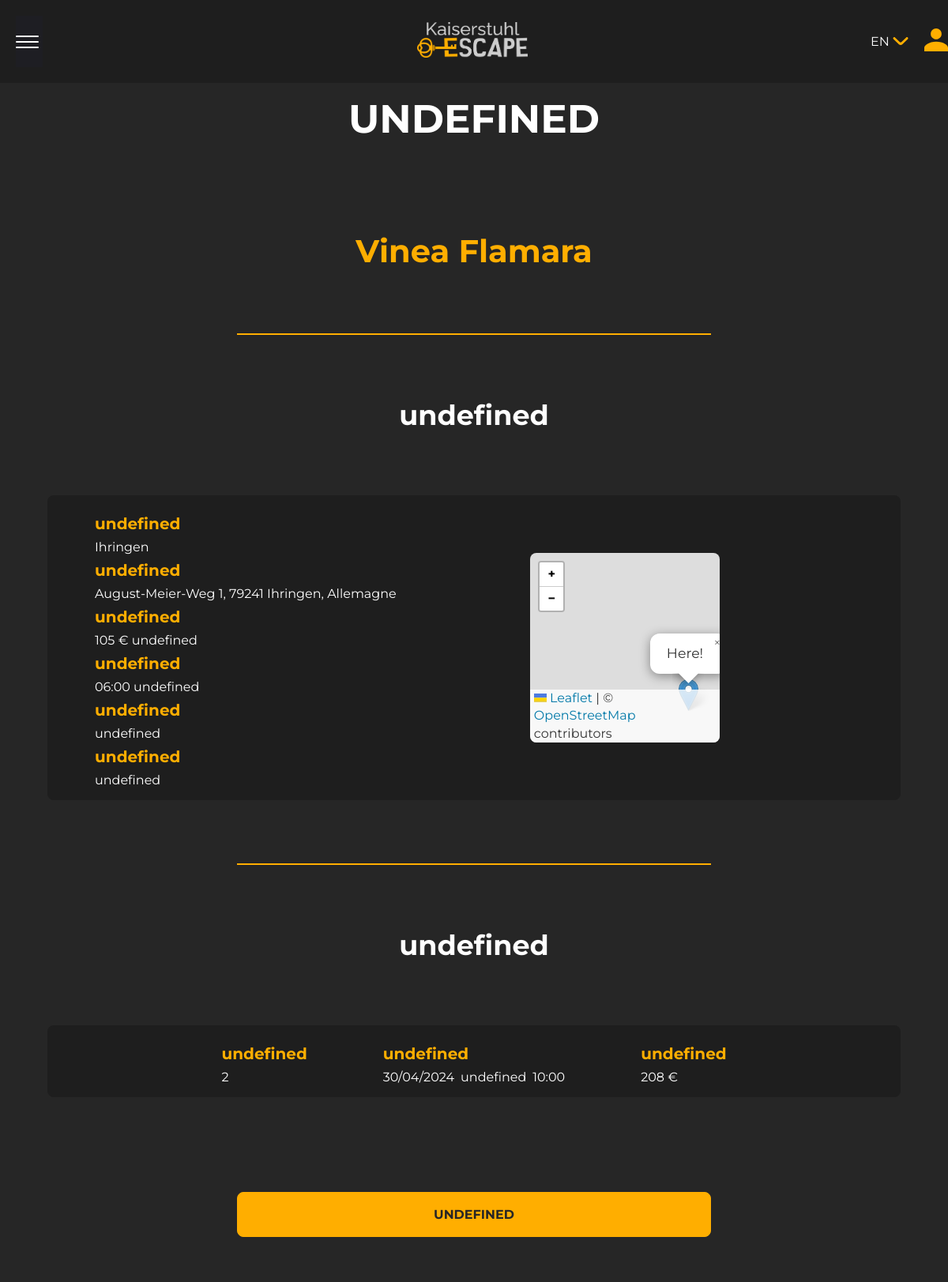
The app's page /index.php?action=reservationMembre&id_reservation=1 (signed in, upper part), older data.
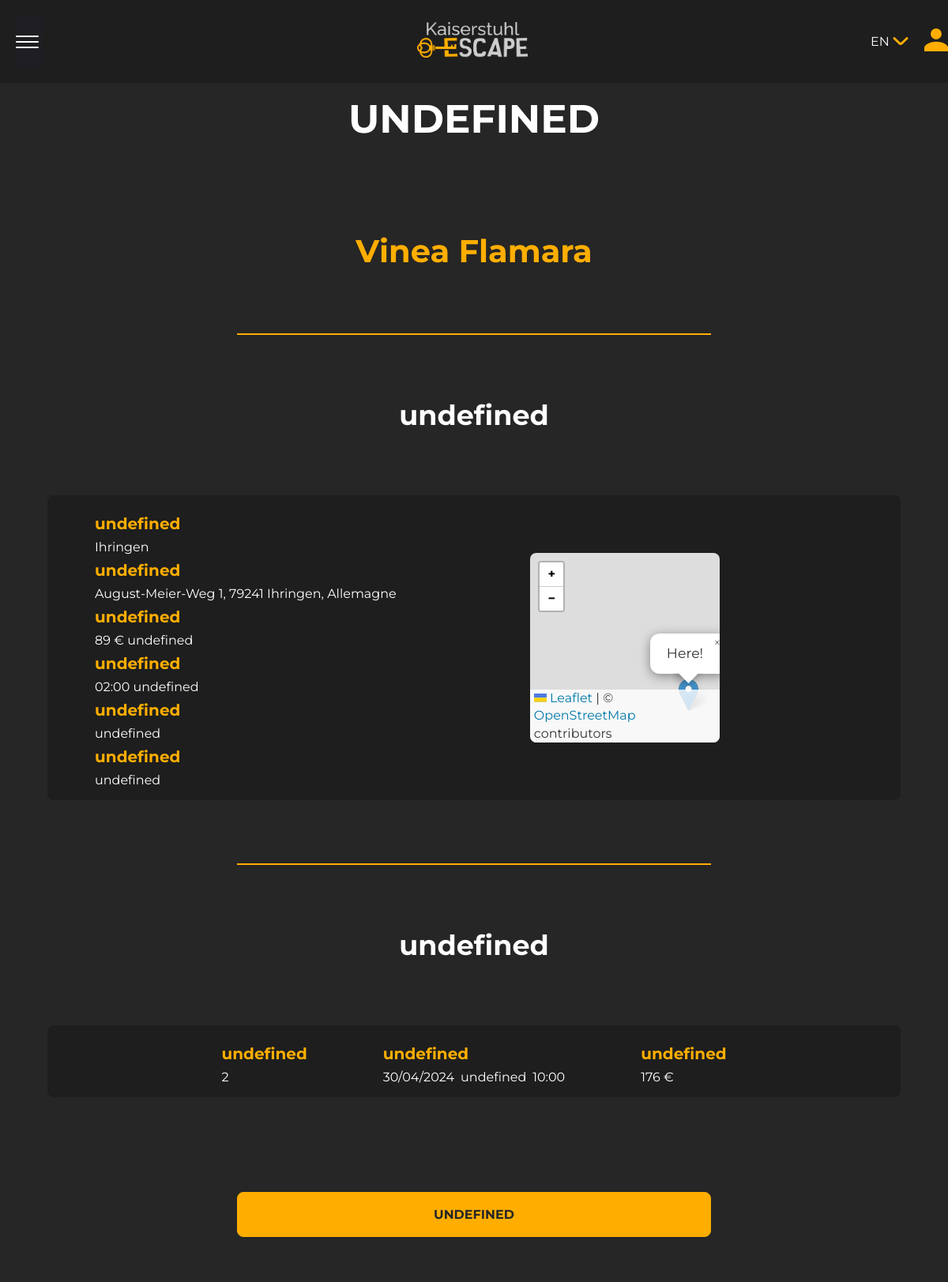
The same page, newer data.
### tables this page shows
CREATE TABLE `reserver` (
  `id_reservation` int(11) NOT NULL,
  `id_membre` int(11) NOT NULL,
  `id_game` int(11) NOT NULL,
  `nbr_personne` int(11) NOT NULL,
  `date` date NOT NULL,
  `crenaux` enum('8:00','10:00','14:00','16:00','18:00') NOT NULL,
  `annulation` tinyint(1) NOT NULL
);

CREATE TABLE `escape_game` (
  `id_game` int(11) NOT NULL,
  `nom` text NOT NULL,
  `localisation` text NOT NULL,
  `adresse` text NOT NULL,
  `prix` decimal(10,0) NOT NULL,
  `duree` time NOT NULL,
  `parking` tinyint(1) NOT NULL,
  `accebilite` tinyint(1) NOT NULL,
  `latitude` float NOT NULL,
  `longitude` float NOT NULL,
  `linkYTB` text NOT NULL
);

### includes/default_config.php (called while the page is built, shortened)
<?php
$Conf = new stdClass();
$Conf->DBHost = Config::$DBHost ?? "localhost";
$Conf->DBName = Config::$DBName ?? "mydatabase";
$Conf->DBUser = Config::$DBUser ?? "root";
$Conf->DBPwd = Config::$DBPwd ?? "root";

### vue/vue.class.php (called while the page is built, shortened)
<?php
require_once "includes/default_config.php";
class vue
{
  private $fichierVue;
  public function __construct($action)
  {
    $this->fichierVue = "vue/vue" . $action . ".php";
  }
  public function afficher($data)
  {
    require $this->fichierVue;
    require "gabarit.php";
  }
}

### controleur/ctlMembre.class.php (called while the page is built, shortened)
<?php
require_once "controleur/ctlCadeau.class.php";
require_once "vue/vue.class.php";
class ctlMembre{
    private $aventure;
    public function __construct() {
        $this->aventure = new aventure();
    }
    public function reservationMembre($id_reservation,$message = ""){
        $id_membre = $_SESSION['membre'];
        $infoReservation = $this->aventure->getReservationMembre($id_membre,$id_reservation);
        $vue = new vue("ReservationMembre");
        $vue->afficher(array('reservation'=>$infoReservation, "message"=>$message));
    }
}

### index.php (called while the page is built, shortened)
<?php
$routeur = new Routeur();
$routeur->routerRequete();

### modele/database.class.php (called while the page is built, shortened)
<?php
require_once "includes/default_config.php";
abstract class database {
  private $bdd;
  protected function execReqPrep($req, $data) {
    $reponse = $this->connexionBDD()->prepare($req);
    if($reponse->execute($data)) {
      $resultat = $reponse->fetchAll(PDO::FETCH_ASSOC);
      if(!empty($resultat))
      return $resultat;
    else
      return $reponse->rowCount();
    }
    return FALSE;
   }
  private function connexionBDD() {
    global $Conf;
    if (!isset($this->bdd))
      try {
        $options=array(PDO::MYSQL_ATTR_INIT_COMMAND => "SET NAMES utf8");
        $this->bdd = new PDO('mysql:host='.$Conf->DBHost.';dbname='.$Conf->DBName,$Conf->DBUser,$Conf->DBPwd, $options);
      }
      catch(Exception $err) {
        throw new Exception("Connexion à la BDD");
      }
    return $this->bdd;
  }
}

### modele/aventure.class.php (called while the page is built, shortened)
<?php
require_once "modele/database.class.php";
class aventure extends database
{
  public function getReservationMembre($id_membre, $id_reservation)
  {
    $req = "SELECT reserver.id_game, nom,localisation,adresse,prix,DATE_FORMAT(duree, '%H:%i') AS duree,parking,accebilite,latitude,longitude,id_reservation,id_membre,nbr_personne, date, crenaux, annulation FROM reserver INNER JOIN escape_game ON reserver.id_game = escape_game.id_game WHERE id_membre = ? AND id_reservation=?; ";
    $reservations = $this->execReqPrep($req, array($id_membre, $id_reservation));
    return $reservations[0];
  }
}

### vue/vueReservationMembre.php (the view, shortened to what the changed rows need)
<div class="space"></div>
<?php
require_once "includes/html/formulaire.class.php";
$style = '<link rel="stylesheet" href="style/annulation_membre.style.css">
<link rel="stylesheet" href="https://unpkg.com/leaflet@1.9.4/dist/leaflet.css" />';
?>
<h2 class="titre_es"><?= $reservation['nom'] ?></h2>
<div class="line"></div>
<h2 id="det_t">Details</h2>
<div class="infos">
    <div class="info">
        <div class="location">
            <div id="location">
                <h3 id="loc_t">Location</h3>
                <?= $reservation['localisation'] ?>
            </div>
            <div id="address">
                <h3 id="adr_t">Address</h3>
                <?= $reservation['adresse'] ?>
            </div>
        </div>
        <div class="price">
            <div id="price">
                <h3 id="pri_t">
                </h3>
                <?= $reservation['prix'] ?> € <span id="per_per">per person</span>
            </div>
        </div>
        <div class="duration">
            <div id="duration">
                <h3 id="dur_t">
                </h3>
                <?= $reservation['duree'] ?> <span id='hour'>hours</span>
            </div>
        </div>
    </div>
    <div id="map"></div>
</div>
<div class="line"></div>
<h2 id="yo_b_t">Your Booking</h2>
<div class="reservation">
    <div class="nbper">
        <h3 id="nb_t">
        </h3>
        <p><?= $reservation['nbr_personne'] ?></p>
    </div>
    <?php
    $date = date_create($reservation['date']);
    $d = date_format($date, 'd/m/Y');
    ?>
    <div class="date">
        <div class="flex_p">
            <p><?= $d ?></p>
            <p id="at"> at </p>
            <p><?= $reservation['crenaux'] ?></p>
        </div>
    </div>
    <div class="price">
        <h3 id="total">
        </h3>
        <p><?php $prix = $reservation['prix'];
            $nb = $reservation['nbr_personne'];
            $prix_f = $prix * $nb - (1 * $nb);
            echo $prix_f ?> €
        </p>
    </div>
</div>
<form method='post' action="index.php?action=annulerReservationMembre" onsubmit="return confirm('Are you sure you want to cancel this booking?');">
    <?php
    $forms = new formulaire($reservation);
    echo $forms->submit('ok', 'Cancel');
    ?>
</form>

Row changes from the older to the newer data that the page shows:
changed through a linked row, reserver "Vinea Flamara": id_game.prix "105" → "89"; prix_f "208" → "176"
Text that changed along with them:
$reservation['duree']: "06:00" → "02:00"
